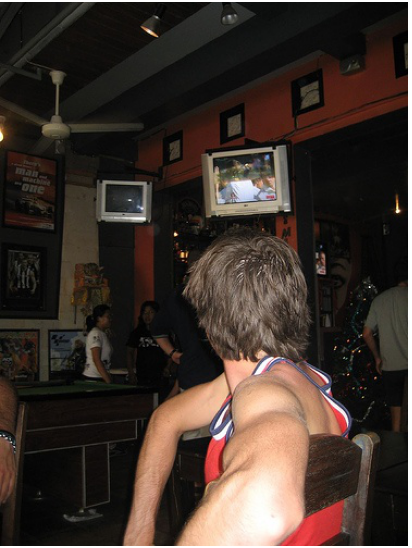
#> input picture img/image.png, 412 x 548 px
$ python main.py img
#> lines starting #> are read from the running program, lines starting #| are printed output that depends on the picture; long printed decimals are rounded
### Enhancement.py
import numpy as np
from PIL import Image,ImageOps
import math
import cv2

class AGC:

    def first_classifies(self,img):

        t = 3.0
        v = img[:,:,2]
        mean = np.mean(v)
        std = np.std(v)
        D = (mean + 2*std) - (mean - 2*std)

        if D <= (1.0 / t):
            #low-contrast class
            return 1
        else: #high (or moderate)contrast class
            return 2

    def Heaviside(self,x): #式6
        if x <= 0:
            return 0
        else:
            return 1

    # [16 lines left out: function logarithmic_func, not called in this run]

    def exponential_func(self,img): # class2

        v = img[:,:,2]
        mean = np.mean(v)
        std = np.std(v)

        #γを設定 式9
        gamma = math.exp(1 - (mean + std)/2)

        #kを設定 式5
        k = v ** gamma + (1.0 - v ** gamma) * mean ** gamma

        #cを設定 式4
        c = 1 / (1 + self.Heaviside(0.5 - mean) * (k - 1.0))

        return gamma,c

    def gamma_correction(self, img_path: str):

        img =  Image.open(f"{img_path}")

        img_hsv_pil = img.convert("HSV")
        img_hsv = np.float64(img_hsv_pil)/255.0
        #式1
        class_num = self.first_classifies(img_hsv)
        print("class:",class_num)

        #ガンマ,cの計算
        if class_num == 1:
            gamma,c = self.logarithmic_func(img_hsv)
        else:
            gamma,c = self.exponential_func(img_hsv)
        #in -> out
        img_hsv[:,:,2] = c * (img_hsv[:,:,2] ** gamma)
        #hsv ->　RGB
        img_hsv = np.uint8(img_hsv*255)
        img_hsv_PIL = Image.fromarray(img_hsv,'HSV') #ちゃんとHSVを指定してあげないと変な画像になる
        img_rgb = img_hsv_PIL.convert("RGB")

        return img_rgb

# [28 lines left out: functions HE, CLAHE, not called in this run]

### main.py
import os
import numpy as np
import argparse
import cv2
from Enhancement import AGC, HE, CLAHE

model_path = './BRISQUE/brisque_model_live.yml'   # model data of BRISQUE
range_path = './BRISQUE/brisque_range_live.yml'   # range data of BRISQUE

def parse():
    parser = argparse.ArgumentParser()

    parser.add_argument('img_dir', help='the dir of images')
    parser.add_argument('--output', help='the dir to save images',default='./output')
    parser.add_argument('--method', help = 'the method to enhance images',default= 'AGC')
    args = parser.parse_args()

    return args

def main():

    args = parse()

    os.makedirs(args.output,exist_ok=True)

    img_dir = args.img_dir
    img_list = os.listdir(img_dir)

    for img in img_list:
        img_path = os.path.join(img_dir, img)
        img_basename = os.path.basename(img_path)

        if args.method == "AGC":
            enhance = AGC()
            enhanced_img = enhance.gamma_correction(img_path)
#> in gamma_correction, img is the input picture: PIL image 412x548 RGBA; mean R, G, B, A 58, 45.9, 39, 250.7
#> in gamma_correction, `img_hsv_pil = img.convert("HSV")`: img_hsv_pil: PIL image 412x548 HSV; mean H, S, V 38.2, 73, 58.6
#> in gamma_correction, `img_hsv = np.float64(img_hsv_pil)/255.0`: img_hsv: shape (548, 412, 3) float64; mean of channels 0, 1, 2 0.15, 0.286, 0.23
#> in first_classifies, `v = img[:,:,2]`:
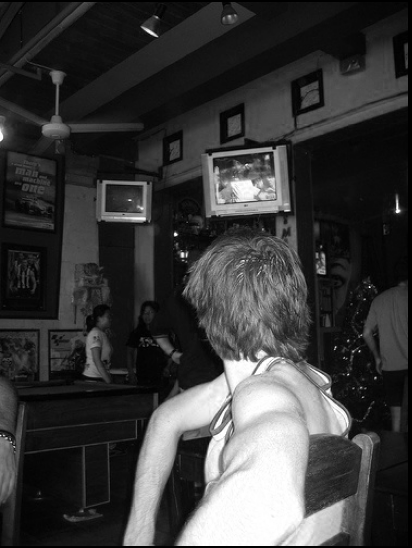
#> v: shape (548, 412) float64; min 0, max 1, mean 0.23
#> in first_classifies, `mean = np.mean(v)`: mean = 0.23
#> in first_classifies, `std = np.std(v)`: std = 0.266
#> in first_classifies, `D = (mean + 2*std) - (mean - 2*std)`: D = 1.06
#> in gamma_correction, `class_num = self.first_classifies(img_hsv)`: class_num = 2
#| class: 2
#> in exponential_func, `mean = np.mean(v)`: mean = 0.23
#> in exponential_func, `std = np.std(v)`: std = 0.266
#> in exponential_func, `gamma = math.exp(1 - (mean + std)/2)`: gamma = 2.12
#> in exponential_func, `k = v ** gamma + (1.0 - v ** gamma) * mean ** gamma`:
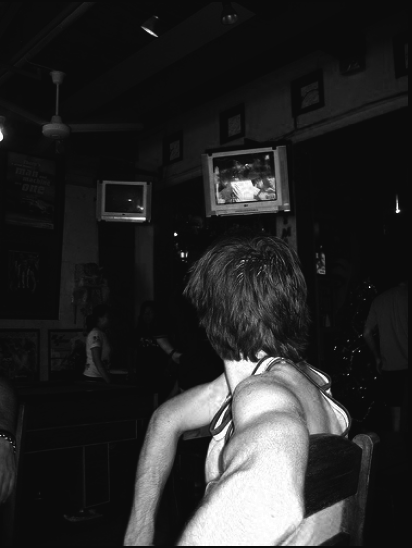
#> k: shape (548, 412) float64; min 0.0442, max 1, mean 0.157
#> in exponential_func, `c = 1 / (1 + self.Heaviside(0.5 - mean) * (k - 1.0))`:
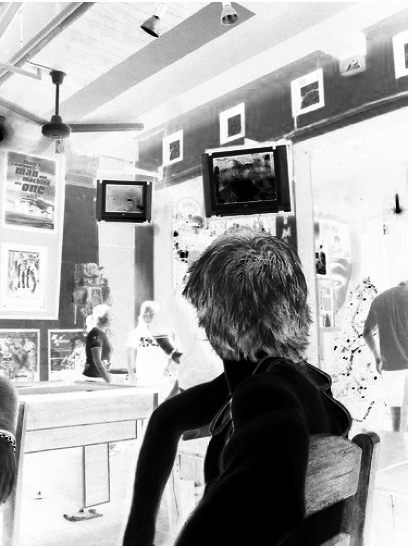
#> c: shape (548, 412) float64; min 1, max 22.61, mean 15.2; drawn with min black and max white
#> in gamma_correction, `img_hsv[:,:,2] = c * (img_hsv[:,:,2] ** gamma)`: img_hsv: shape (548, 412, 3) float64; mean of channels 0, 1, 2 0.15, 0.286, 0.342
#> in gamma_correction, `img_hsv = np.uint8(img_hsv*255)`: img_hsv: shape (548, 412, 3); mean of channels 0, 1, 2 38.2, 73, 86.8
#> in gamma_correction, `img_rgb = img_hsv_PIL.convert("RGB")`:
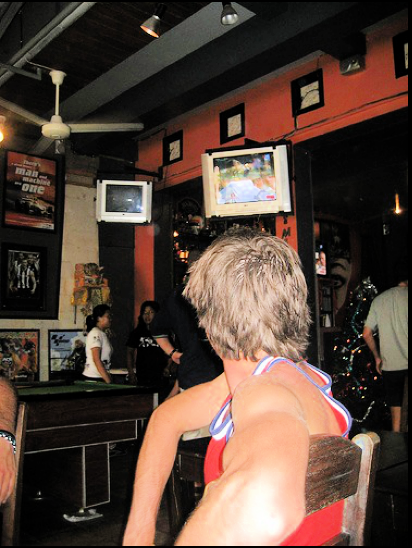
#> img_rgb: PIL image 412x548 RGB; mean R, G, B 86, 66.6, 56.4

        elif args.method == "HE":
            enhanced_img = HE(img_path)

        elif args.method == "CLAHE":
            enhanced_img = CLAHE(img_path)

        else:
            raise ValueError(f"The method {args.method} does not exist.")

        enhanced_img.save(f"{args.output}/enhanced_{img_basename}")

        enhanced_img_np = np.uint8(enhanced_img)
        score = cv2.quality.QualityBRISQUE_compute(enhanced_img_np, model_path,range_path)
#> score = (9.06, 0, 0, 0)
        print('score =', score[0])
#| score = 9.061

if __name__ == "__main__":
    main()
